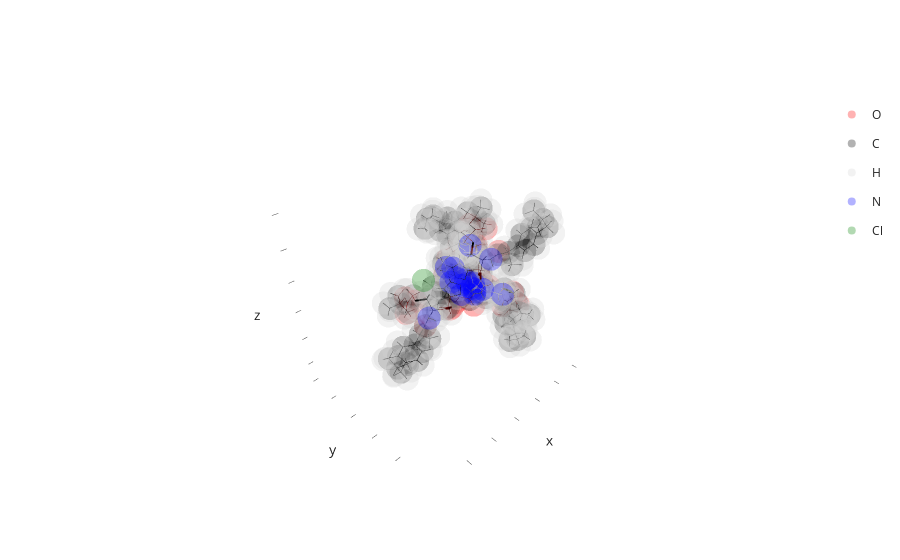

The cell this chart's notebook holds for it:
### Code cell
env2 = envs.DistanceRotatron(graph, graph.find_rotatable_edges(max_descendants=6), radius=20, mask_rotation_units=True, bounds=(-np.pi, np.pi))
sol, eval = agents.scipy_optimize(env2)
final2 = auxiliary.apply_solution(sol, env2, structure.copy())
final2.show()
